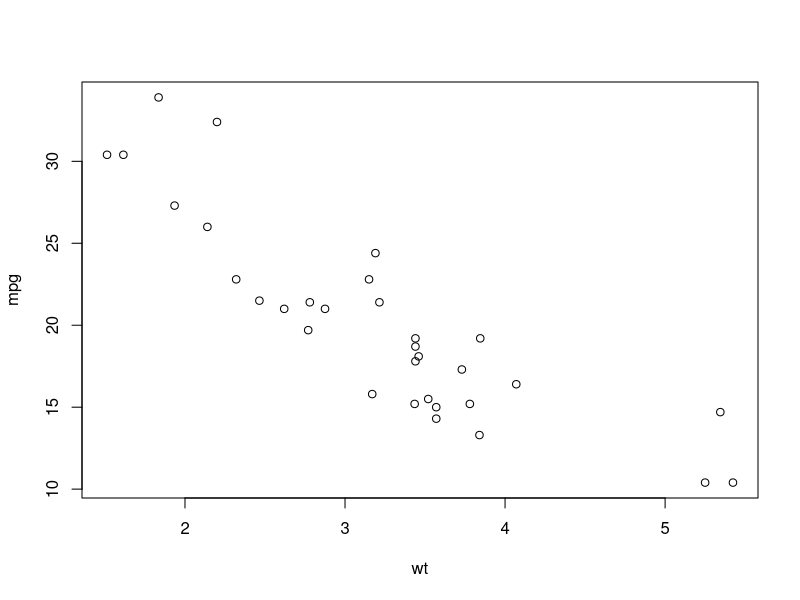

Write the R code that produced this figure.
## ---- chunk 1
with(mtcars, plot(wt, mpg))
